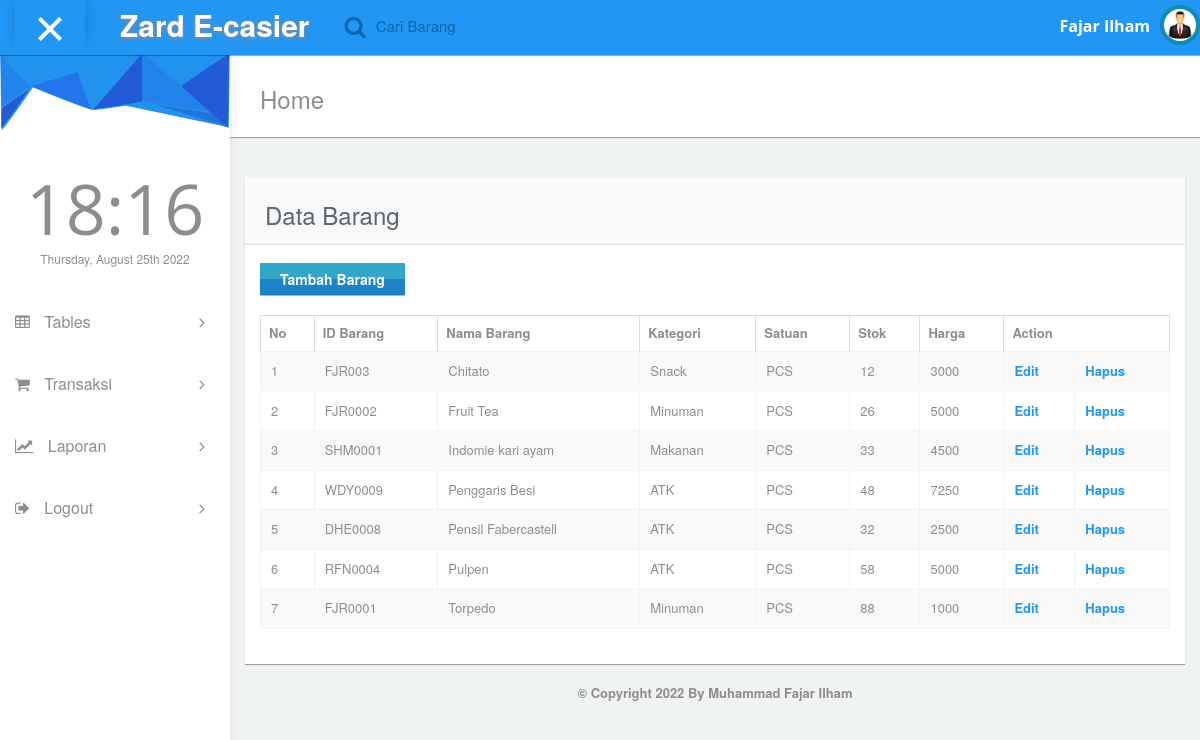
The app's page /index.php (signed in) with its own data.
### tables this page shows
CREATE TABLE `jual` (
  `id` int(11) NOT NULL,
  `id_barang` varchar(10) NOT NULL,
  `nama_barang` varchar(30) NOT NULL,
  `kategori` varchar(30) NOT NULL,
  `satuan` varchar(20) NOT NULL,
  `stok` int(100) NOT NULL,
  `harga` varchar(225) NOT NULL
);

### index.php (the view, shortened to what this page needs)
<?php
include "koneksi.php";
?>
<!DOCTYPE html>
<html lang="en">
<head>
    <link rel="stylesheet" type="text/css" href="asset/css/bootstrap.min.css">
      <link rel="stylesheet" type="text/css" href="asset/css/plugins/font-awesome.min.css"/>
      <link rel="stylesheet" type="text/css" href="asset/css/plugins/simple-line-icons.css"/>
      <link rel="stylesheet" type="text/css" href="asset/css/plugins/animate.min.css"/>
      <link rel="stylesheet" type="text/css" href="asset/css/plugins/fullcalendar.min.css"/>
	<link href="asset/css/style.css" rel="stylesheet">
  </head>
 <body id="mimin" class="dashboard">
        <nav class="navbar navbar-default header navbar-fixed-top">
          <div class="col-md-12 nav-wrapper">
            <div class="navbar-header" style="width:100%;">
              <div class="opener-left-menu is-open">
                <span class="bottom"></span>
              </div>
                <a href="index.html" class="navbar-brand">
                 <b>Zard E-casier</b>
                </a>
              <ul class="nav navbar-nav search-nav">
                <li>
                   <div class="search">
                    <span class="fa fa-search icon-search" style="font-size:23px;"></span>
                    <div class="form-group form-animate-text">
                      <input type="text" class="form-text" required>
                      <label class="label-search">Cari Barang  </label>
                    </div>
                  </div>
                </li>
              </ul>
              <ul class="nav navbar-nav navbar-right user-nav">
                <li class="user-name"><span>Fajar Ilham</span></li>
                  <li class="dropdown avatar-dropdown">
                   <img src="asset/img/admin.jpg" class="img-circle avatar" alt="user name" data-toggle="dropdown" aria-haspopup="true" aria-expanded="true"/>
                </li>
              </ul>
            </div>
          </div>
        </nav>
      <div class="container-fluid mimin-wrapper">
            <div id="left-menu">
              <div class="sub-left-menu scroll">
                <ul class="nav nav-list">
                    <li><div class="left-bg"></div></li>
                    <li class="time">
                      <h1 class="animated fadeInLeft">21:00</h1>
                      <p class="animated fadeInRight">Sat,October 1st 2029</p>
                    </li>
                    <li class="ripple"><a href=""><span class="fa fa-table"></span> Tables  <span class="fa-angle-right fa right-arrow text-right"></span> </a>
                    </li>
                    <li class="ripple"><a href="transaksi.php" ><span class="fa fa-shopping-cart"></span> Transaksi  <span class="fa-angle-right fa right-arrow text-right"></span> </a>
                    </li>
                    <li class="ripple"><a href="Laporan.php" ><span class="fa fa-line-chart"></span> Laporan  <span class="fa-angle-right fa right-arrow text-right"></span> </a>
                    </li>
                    <li class="ripple"><a href="logoutt.php" onclick="javascript:return confirm('Yakin Ingin Logout ?');"><span class="fa fa-sign-out"></span> Logout  <span class="fa-angle-right fa right-arrow text-right"></span> </a>
                    </li>
                  </ul>
                </div>
            </div>
            <div id="content">
                <div class="panel">
                <div class="panel-body">
                <div class="col-md-12">
                    <h3 class="animated fadeInLeft">Home</h3>
                </div>
              </div>
          </div>
          <div class="col-md-12 top-20 padding-0">
            <div class="col-md-12">
              <div class="panel">
                <div class="panel-heading"><h3>Data Barang</h3></div><br>
                <div class="col-md-8">
                <a href ="tambahbarang.php">
                <input  type="button" class=" btn btn-gradient btn-primary" value="Tambah Barang"/>
                </a>
                </div><br><br>
                <div class="panel-body">
                  <div class="responsive-table">
                  <table id="datatables-example" class="table table-striped table-bordered" width="100%" cellspacing="0">
                  <thead>
                    <tr>
                      <th>No</th>
                      <th>ID Barang</th>
                      <th>Nama Barang</th>
                      <th>Kategori</th>
                      <th>Satuan</th>
                      <th>Stok</th>
                      <th>Harga</th>
                      <th colspan=2>Action</th>
                    </tr>
                  </thead>
                  <tbody>
                  <?php
                    $sql="SELECT * FROM jual ORDER BY nama_barang";
				             $data=mysqli_query($koneksi,$sql);
				            $no=1;
                    while ($r=mysqli_fetch_array($data)) {
                      ?>
						 <tr>
             <td><?php echo $no++ ?></td>
			 	<td><?php echo $r['id_barang']; ?></td>
			 	<td><?php echo $r['nama_barang']; ?></td>
			 	<td><?php echo $r['kategori']; ?></td>
			 	<td><?php echo $r['satuan']; ?></td>
			 	<td><?php echo $r['stok']; ?></td>
			 	<td><?php echo $r['harga']; ?></td>
			 	<td><a href='editbarang.php?id=<?php echo $r['id'];?>'>Edit</a></td>
				<td><a href='hapus.php?id=<?php echo $r['id'];?>'onclick="return confirm('Anda yakin ingin Menghapus Data ini dengan permanen?')">Hapus</a></td>
                    </tr>
            <?php
                    }
                ?>
                  </tbody>
                    </table>
                  </div>
              </div>
            </div>
                    </div>
                    <footer>
  <p><b><center>© Copyright 2022 By Muhammad Fajar Ilham</center></b></p>
</footer>
                </div>
      		  </div>
      </div>
  </body>
</html>

### records on screen
jual: id_barang "FJR003", nama_barang "Chitato", kategori "Snack", satuan "PCS", stok "12", harga "3000"
jual: id_barang "FJR0002", nama_barang "Fruit Tea", kategori "Minuman", satuan "PCS", stok "26", harga "5000"
jual: id_barang "SHM0001", nama_barang "Indomie kari ayam", kategori "Makanan", satuan "PCS", stok "33", harga "4500"
jual: id_barang "WDY0009", nama_barang "Penggaris Besi", kategori "ATK", satuan "PCS", stok "48", harga "7250"
jual: id_barang "DHE0008", nama_barang "Pensil Fabercastell", kategori "ATK", satuan "PCS", stok "32", harga "2500"
jual: id_barang "RFN0004", nama_barang "Pulpen", kategori "ATK", satuan "PCS", stok "58", harga "5000"
jual: id_barang "FJR0001", nama_barang "Torpedo", kategori "Minuman", satuan "PCS", stok "88", harga "1000"
